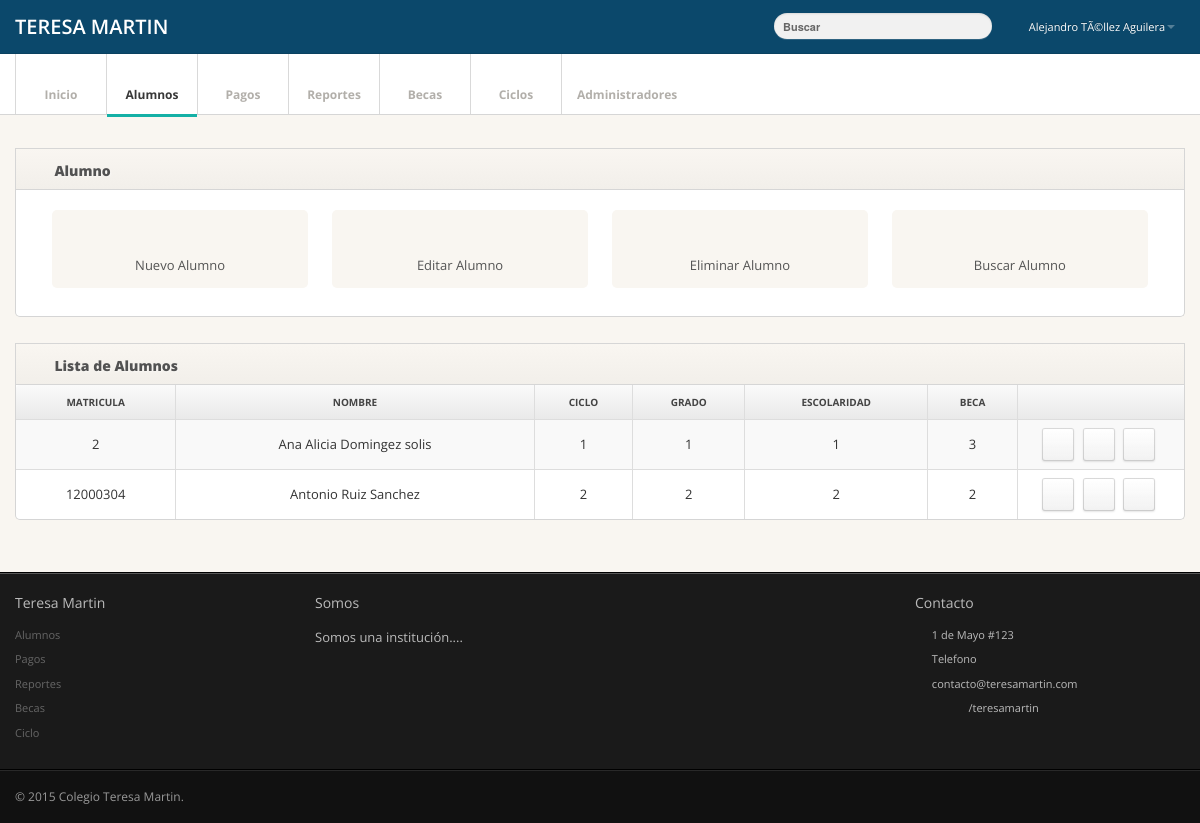
/alumnos.php (signed in), run on an earlier commit of the app's database.
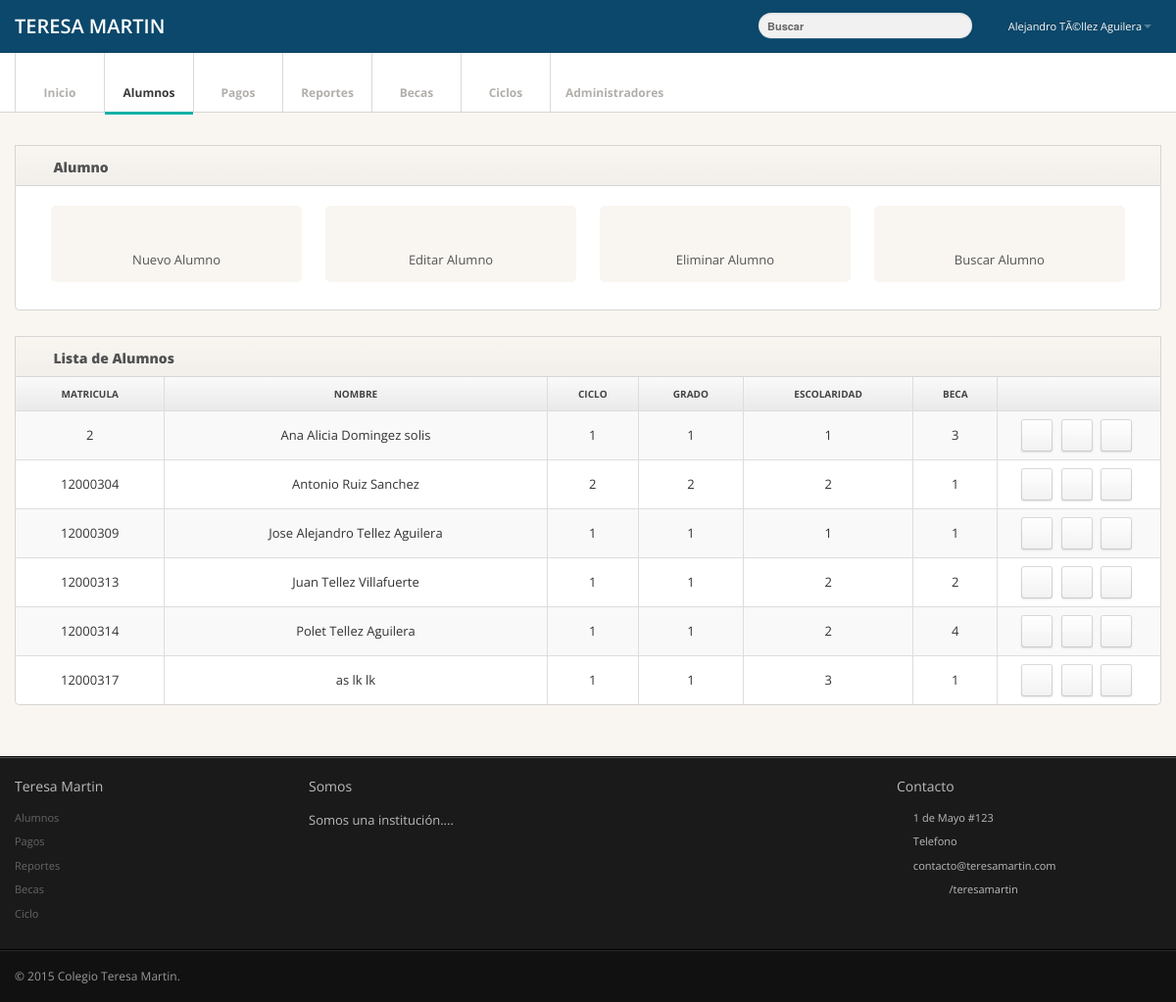
And on a later commit of the database.
### tables this page shows
CREATE TABLE IF NOT EXISTS `alumno` (
  `matricula` int(11) NOT NULL,
  `a_paterno` varchar(45) NOT NULL,
  `a_materno` varchar(45) NOT NULL,
  `nombre` varchar(45) NOT NULL,
  `idsexo` int(11) NOT NULL,
  `idestatus` int(11) NOT NULL,
  `idgg` int(11) NOT NULL,
  `idescolaridad` int(11) NOT NULL,
  `idtutor` int(11) NOT NULL,
  `idbeca` int(11) NOT NULL,
  `idgrado` int(11) NOT NULL,
  `idgrupo` int(11) NOT NULL
);

### conexion.php (called while the page is built, shortened)
<?php
class Conexion
{
private static $instancia;
private $con;
private function __construct()
{
    try
    {
    $this->con = new PDO("mysql:host=localhost;dbname=teresamartin",'root','');
    $this->con->exec("SET CHARSET SET utf8");
    }
    catch(PDOEception $e)
    {
        echo "Error:" . $e->getMessage();
        die();
    }
}
  public static function singleton_conexion()
    {
    if(!isset(self::$instancia)){
    self::$instancia = new $miclase;
    }
    return self::$instancia;
    }
public function prepare($sql)
{
return $this->con->prepare($sql);
}
}

### Alumno.php (called while the page is built, shortened)
<?php
require_once 'conexion.php';
class Alumno{
   private $con;
   public function __construct()
   {
      $this->con = Conexion::singleton_conexion();
   }
   public function get_alumno($matricula = null){
      try {
         $sql = "SELECT * FROM alumno";
         $consulta = $this->con->prepare($sql);
         $consulta->execute();
         if($consulta->rowCount() > 0){
            return $consulta;
         } else {
            return FALSE;
         }
      } catch (PDOExeption $e) {
         print "Error:". $e->getMessge();
      }
   }
}

### alumnos.php (the view, shortened to what this page needs)
<?php
include_once 'Alumno.php';
$alumno = new Alumno();
$datos = $alumno->get_alumno(null);
?>
<!DOCTYPE html>
<html lang="es">
   <head>
      <link href="css/bootstrap.min.css" rel="stylesheet">
      <link href="css/bootstrap-responsive.min.css" rel="stylesheet">
      <link href="css/font-awesome.css" rel="stylesheet">
      <link href="css/style.css" rel="stylesheet">
      <link href="css/pages/dashboard.css" rel="stylesheet">
      <link href="css/styleAAA.css" rel="stylesheet">
   </head>
   <body>
      <div class="navbar navbar-fixed-top">
         <div class="navbar-inner">
            <div class="container">
               <a class="brand" href="index.php">TERESA MARTIN </a>
               <div class="nav-collapse">
                  <ul class="nav pull-right">
                     <li class="dropdown">
                        <a href="#" class="dropdown-toggle" data-toggle="dropdown"><i class="icon-user"></i>&nbsp;<?php echo $_SESSION['nombre']?><b class="caret"></b></a>
                     </li>
                  </ul>
                  <form class="navbar-search pull-right">
                     <input type="text" class="search-query" placeholder="Buscar">
                  </form>
               </div>
            </div>
         </div>
      </div>
      <div class="subnavbar">
         <div class="subnavbar-inner">
            <div class="container">
               <ul class="mainnav">
                  <li><a href="index.php"><i class="icon-home"></i><span>Inicio</span> </a> </li>
                  <li class="active"><a href="alumnos.php"><i class=" icon-user"></i><span>Alumnos</span> </a> </li>
                  <li><a href="pagos.php"><i class=" icon-money"></i><span>Pagos</span> </a> </li>
                  <li><a href="reportes.php"><i class="icon-list-alt"></i><span>Reportes</span> </a> </li>
                  <li><a href="becas.php"><i class=" icon-bookmark"></i><span>Becas</span> </a> </li>
                  <li><a href="ciclos.php"><i class=" icon-refresh"></i><span>Ciclos</span> </a> </li>
                  <li><a href="administradores.php"><i class=" icon-user"></i><span>Administradores</span> </a> </li>
               </ul>
            </div>
         </div>
      </div>
      <div class="main">
         <div class="main-inner">
            <div class="container">
               <div class="row">
                  <div class="span12">
                     <div class="widget">
                        <div class="widget-header"> <i class="icon-user"></i>
                           <h3>Alumno</h3>
                        </div>
                        <div class="widget-content">
                           <div class="shortcuts">
                              <a href="frm_alumno.php" class="shortcut">
                                 <i class="shortcut-icon icon-plus"></i><span class="shortcut-label">Nuevo Alumno</span> </a>
                              <a href="javascript:;" class="shortcut" data-toggle="modal" data-target="#matricula_editar">
                                 <i class="shortcut-icon icon-pencil"></i><span class="shortcut-label">Editar Alumno</span> </a>
                              <a href="javascript:;" class="shortcut"data-toggle="modal" data-target="#matricula_eliminar">
                                 <i class="shortcut-icon icon-trash"></i> <span class="shortcut-label">Eliminar Alumno</span></a>
                              <a href="javascript:;" class="shortcut"data-toggle="modal" data-target="#matricula_ver">
                                 <i class="shortcut-icon icon-search"></i> <span class="shortcut-label">Buscar Alumno</span></a>                              </div>
                        </div>
                     </div>
                  </div>
                  <div class="span12">
                     <div class="widget widget-table action-table">
                        <div class="widget-header"> <i class="icon-th-list"></i>
                           <h3>Lista de Alumnos</h3>
                        </div>
                        <div class="widget-content">
                           <table class="table table-striped table-bordered get_table">
                              <thead>
                                 <tr>
                                    <th> Matricula </th>
                                    <th> Nombre </th>
                                    <th> Ciclo </th>
                                    <th> Grado </th>
                                    <th> Escolaridad </th>
                                    <th> Beca</th>
                                    <th class="td-actions"> </th>
                                 </tr>
                              </thead>
                              <tbody>
                                <?php
while ($row = $datos->fetchObject()){
                                 ?>
                                 <tr>
                                    <td><?php echo $row->matricula;?></td>
                                    <td><?php echo $row->nombre," ", $row->a_paterno," ", $row->a_materno;?></td>
                                    <td><?php echo $row->idgg;?></td>
                                    <td><?php echo $row->idgg;?></td>
                                    <td><?php echo $row->idescolaridad;?></td>
                                    <td><?php echo $row->idbeca;?></td>
                                    <td class="td-actions">
                                       <span id="tooltip-ver" class="input-group-addon mitooltip" title="Ver más datos del Alumno" data-placement="top">
                                         <a href="frm_alumno.php?matricula=<?php echo $row->matricula;?>&ver=ver" class="btn btn-small btn-invert" title="Ver mas">
                                          <i class="btn-icon-only icon-zoom-in"> </i></a></span>
                                          <span id="tooltip-editar" class="input-group-addon mitooltip" title="Editar información del Alumno" data-placement="top">
                                       <a href="frm_alumno.php?matricula=<?php echo $row->matricula;?>" class="btn btn-small btn-invert" title="Editar">
                                          <i class="btn-icon-only icon-pencil"> </i></a></span>
                                          <span id="tooltip-eliminar" class="input-group-addon mitooltip" title="Eliminar Alumno" data-placement="top">
                                       <a href="del_alumno.php?matricula=<?php echo $row->matricula;?>" class="btn btn-small btn-invert" title="Eliminar">
                                          <i class="btn-icon-only icon-trash"> </i></a></span>
                                    </td>
                                 </tr>
                                 <?php
}
                                 ?>
                              </tbody>
                           </table>
                        </div>
                     </div>
                  </div>
               </div>
            </div>
         </div>
      </div>
      <div class="extra">
         <div class="extra-inner">
            <div class="container">
               <div class="row">
                  <div class="span3">
                     <h4>
                        Teresa Martin</h4>
                     <ul>
                        <li><a href="alumnos.php">Alumnos</a></li>
                        <li><a href="#">Pagos</a></li>
                        <li><a href="#">Reportes</a></li>
                        <li><a href="#">Becas</a></li>
                        <li><a href="#">Ciclo</a></li>
                     </ul>
                  </div>
                  <div class="span6">
                     <h4>
                        Somos</h4>
                     <p>
                        Somos una institución....
                     </p>
                  </div>
                  <div class="span3">
                     <h4>
                        Contacto</h4>
                     <ul>
                        <li><i class="icon-map-marker"></i><span> 1 de Mayo #123</span></li>
                        <li><i class="icon-phone"></i><span> Telefono</span></li>
                        <li><i class="icon-envelope"></i><span> contacto@teresamartin.com</span></li>
                        <li><i class="fa icon-twitter"></i>&nbsp;<i class="fa icon-facebook"></i>&nbsp;<i class="fa icon-youtube"></i>&nbsp;<span> /teresamartin</span></li>
                     </ul>
                  </div>
               </div>
            </div>
         </div>
      </div>
      <div class="footer">
         <div class="footer-inner">
            <div class="container">
               <div class="row">
                  <div class="span12"> &copy; 2015 <a href="#">Colegio Teresa Martin</a>. </div>
               </div>
            </div>
         </div>
      </div>
   </body>
</html>

### css/pages/dashboard.css (style rules this page uses)
.shortcuts { text-align: center; }
.shortcuts .shortcut { width: 22.50%; display: inline-block; padding: 12px 0; margin: 0 .9% 1em; vertical-align: top; text-decoration: none; background: #f9f6f1; border-radius: 5px; }
.shortcuts .shortcut .shortcut-icon { margin-top: .25em; margin-bottom: .25em; font-size: 32px; color: #545454; }
.shortcuts .shortcut-label { display: block; font-weight: 400; color: #545454; }
.action-table .btn-small { padding: 4px 5px 5px; font-size: 10px; }
.action-table .td-actions { width: 80px; text-align: center; }
.action-table .td-actions .btn { margin-right: .5em; }
.action-table .td-actions .btn:last-child { margin-rigth: 0; }

### css/styleAAA.css (style rules this page uses)
.get_table .td-actions { width: 150px; }
.get_table tr td, .get_table tr th { text-align: center; }
.navbar-inner { background: rgb(11,72,107) !important; }
.navbar-search .search-query { background-color: rgb(241,241,241); }
a { color: rgb(221,229,0); }
.subnavbar .container > ul > li.active > a { border-bottom: 3px solid rgb(20,176,166); }

What changed in the data, as far as the page shows it:
changed alumno "Antonio": idbeca "2" → "1"
added alumno: matricula "12000309", nombre "Jose Alejandro", a_paterno "Tellez", a_materno "Aguilera", idgg "1", idescolaridad "1", idbeca "1"
added alumno: matricula "12000313", nombre "Juan", a_paterno "Tellez", a_materno "Villafuerte", idgg "1", idescolaridad "2", idbeca "2"
added alumno: matricula "12000314", nombre "Polet", a_paterno "Tellez", a_materno "Aguilera", idgg "1", idescolaridad "2", idbeca "4"
added alumno: matricula "12000317", nombre "as", a_paterno "lk", a_materno "lk", idgg "1", idescolaridad "3", idbeca "1"
